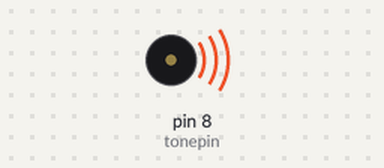
Bench run of a sketch on a simulated Arduino Uno, built with avr-gcc and run on an emulated ATmega328P. On the bench: buzzer (waves = sounding).

Above: at 0.17 s.
Timing chart, 0 to 20.8 s (numbered marks = the images above):
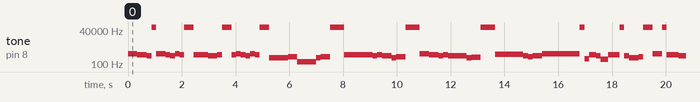

The sketch:

passive_buzzer.ino
```cpp
#define NTD0 -1
#define NTD1 294
#define NTD2 330
#define NTD3 350
#define NTD4 393
#define NTD5 441
#define NTD6 495
#define NTD7 556

#define NTDL1 147
#define NTDL2 165
#define NTDL3 175
#define NTDL4 196
#define NTDL5 221
#define NTDL6 248
#define NTDL7 278

#define NTDH1 589
#define NTDH2 661
#define NTDH3 700
#define NTDH4 786
#define NTDH5 882
#define NTDH6 990
#define NTDH7 1112
// List all D-tuned frequencies
#define WHOLE 1
#define HALF 0.5
#define QUARTER 0.25
#define EIGHTH 0.25
#define SIXTEENTH 0.625
// List all beats
int tune [] = // List each frequency according to the notation
{
  NTDH1, NTD6, NTD5, NTD0,
  NTDH1, NTD6, NTD5, NTDH1,NTD6,NTD0,NTD6,
  NTD6, NTD6, NTD5, NTD6,NTD0,NTD6,
  NTDH1,NTD6, NTD5,NTDH1,NTD6,NTD0,
  NTD1, NTD1, NTD3,
  NTDL1, NTD1, NTD3, NTD0,
  NTD6, NTD6, NTD6, NTD5,NTD6,
  NTD5, NTD1, NTD3, NTD0,
  NTDH1, NTD6, NTD6, NTD5,NTD6,
  NTD5, NTD1, NTD2, NTD0,
  NTD7, NTD7, NTD5, NTD3,
  NTD5,
  NTDH1, NTD0, NTDL6, NTD6,NTD5, NTDL5, NTD6,NTD6,
  NTD0, NTD5, NTD1, NTD3,NTD0,
  NTDH1,NTD0, NTD6, NTD6, NTD5, NTD5,NTD6, NTD6,
  NTD0,NTD5,NTD1,NTD2,NTD0,
  NTD3,NTD3,NTD1,NTDL6,
  NTD1,
  NTD3,NTD5,NTD6,NTDL6,
  NTD3,NTD5,NTD6,NTDL6,
  NTDH1, NTD0, NTD7,NTD5,
  NTD6
};
float durt [] = // List the beats according to the notation
{
  1,1,0.5,0.5,1,
  0.5,0.5,0.5,0.5,1,0.5,0.5,
  0.5,1,0.5,1,0.5,0.5,
  0.5,0.5,0.5,0.5,1,1,
  1,1,1+1,
  0.5,1,1+0.5,1,
  1,1,0.5,0.5,1,
  0.5,1,1 + 0.5,1,
  0.5,0.5,0.5,0.5,1+1,
  0.5,1,1+0.5,1,
  1+1,0.5,0.5,1,
  1+1+1+1,
  0.5,0.5,0.5+0.25,0.5,0.5+0.25,0.5,0.5+0.25,0.5,
  0.5,1,0.5,1,1,
  0.5,0.5,0.5+0.25,0.5,0.5+0.25,0.5,0.5+0.25,0.5,
  0.5,1,0.5,1,1,
  1+1,0.5,0.5,1,
  1+1+1+1,
  0.5,1,0.5,1+1,
  0.5,1,0.5,1+1,
  1+1,0.5,0.5,1,
  1+1+1+1
};
int length;
int tonepin = 8; // Use interface 8
void setup ()
{
  pinMode (tonepin, OUTPUT);
  length = sizeof (tune) / sizeof (tune [0]); // Calculate length
}
void loop ()
{
  for (int x = 0; x <length; x ++)
  {
    tone (tonepin, tune [x]);
    delay (350* durt [x]); // This is used to adjust the delay according to the beat, 350 can be adjusted by yourself.
    noTone (tonepin);
  }
  delay (2000); // delay 2S
}
```

Measured:
- by itself, tone on pin 8 (tonepin): plays 589 Hz for 0.35 s, 495 Hz for 0.35 s, 441 Hz for 0.18 s, 65535 Hz for 0.18 s, 589 Hz for 0.35 s, 495 Hz for 0.18 s … (350 notes in this stretch)
